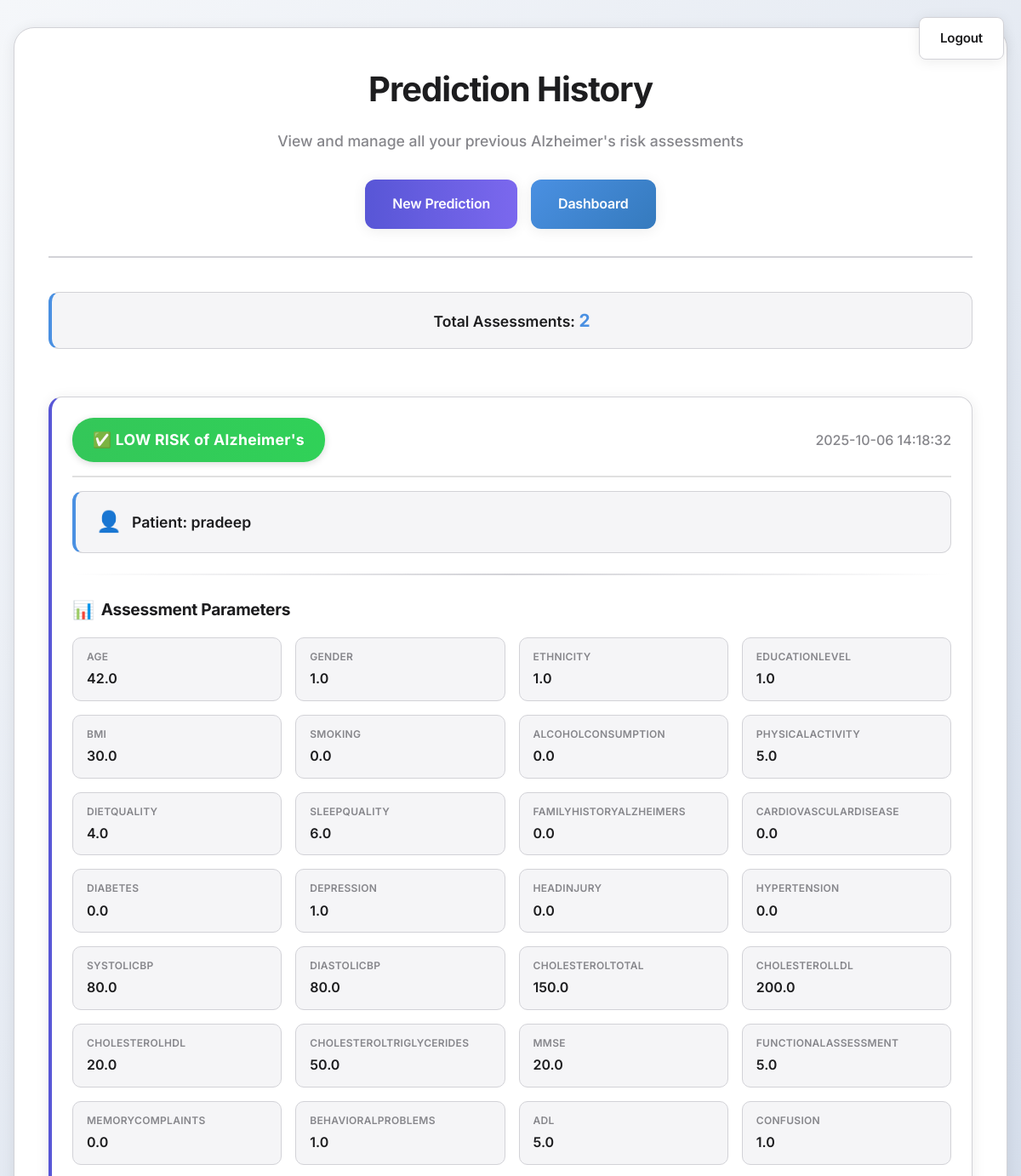
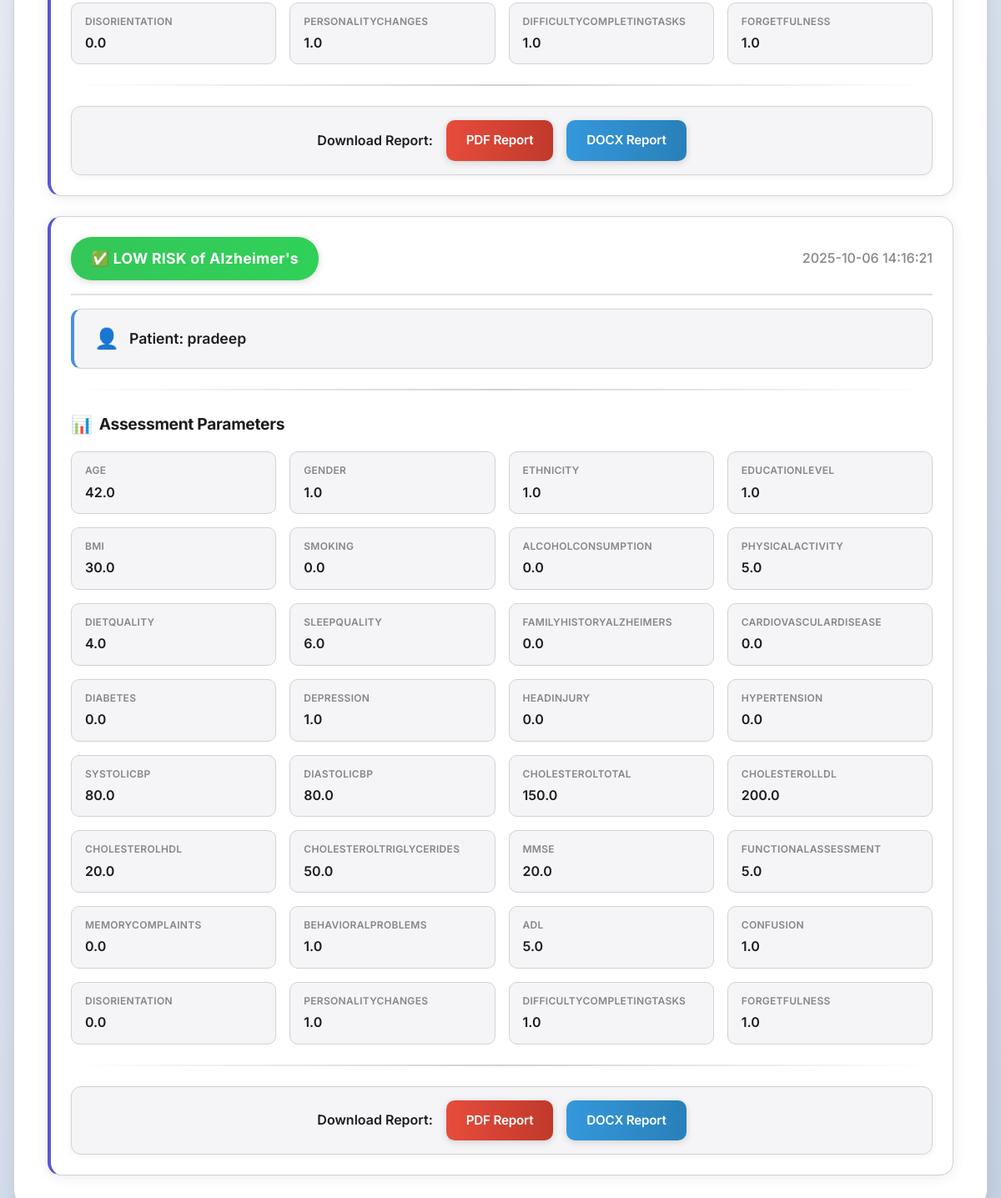
Screenshot of /history (signed in) with the database file from the repository (2 pictures, top to bottom).
### tables this page shows
CREATE TABLE predictions (
                id INTEGER PRIMARY KEY AUTOINCREMENT,
                user_id INTEGER,
                patient_name TEXT,
                prediction_result TEXT,
                input_data TEXT,
                prediction_date TIMESTAMP DEFAULT CURRENT_TIMESTAMP, prediction_type TEXT,
                FOREIGN KEY (user_id) REFERENCES users (id)
            );

### app.py (the view)
@app.route('/history')
def history():
    lang = session.get('language', 'en')
    if 'user' not in session:
        return f"{get_translation('must_login', lang)}. <a href='/login'>Login</a>"
    with sqlite3.connect('users.db') as conn:
        cur = conn.cursor()
        cur.execute("""
            SELECT p.patient_name, p.prediction_result, p.input_data, p.prediction_date, p.prediction_type
            FROM predictions p
            JOIN users u ON p.user_id = u.id
            WHERE u.username = ?
            ORDER BY p.prediction_date DESC
        """, (session['user'],))
        predictions = cur.fetchall()
    history_data = []
    for pred in predictions:
        patient_name, result, input_json, date, pred_type = pred
        try:
            input_data = json.loads(input_json)
            history_data.append({
                'patient_name': patient_name,
                'result': result,
                'input_data': input_data,
                'date': date,
                'type': pred_type
            })
        except:
            continue
    return render_template('history.html', predictions=history_data)

### app.py (called while the page is built)
@app.context_processor
def inject_translations():
    lang = session.get('language', 'en')
    return dict(t=lambda key: get_translation(key, lang), current_lang=lang)

### templates/history.html (shortened to what this page needs)
<!DOCTYPE html>
<html lang="en">
<head>
  <link rel="stylesheet" href="{{ url_for('static', filename='history.css') }}">
</head>
<body>
  <a href="/" class="logout-btn">Logout</a>
  <div class="history-container">
    <div class="history-header">
      <h1>Prediction History</h1>
      <p class="history-subtitle">View and manage all your previous Alzheimer's risk assessments</p>
    </div>
    <div class="nav-buttons">
      <a href="/predictor" class="nav-btn primary">New Prediction</a>
      <a href="/home" class="nav-btn secondary">Dashboard</a>
    </div>
    {% if predictions %}
      <div class="predictions-list">
        <div class="predictions-count">
          Total Assessments: <span>{{ predictions|length }}</span>
        </div>
        {% for prediction in predictions %}
          <div class="prediction-card">
            <div class="prediction-header">
              <span class="prediction-result {% if 'HIGH RISK' in prediction.result %}high-risk{% else %}low-risk{% endif %}">
                {{ prediction.result }}
              </span>
              <span class="prediction-date">
                {{ prediction.date }}
              </span>
            </div>
            <div class="patient-info-card">
              <span class="patient-icon">👤</span>
              <span class="patient-name">Patient: {{ prediction.patient_name }}</span>
            </div>
            <div class="card-divider"></div>
            <div class="input-data-section">
              <h4 class="section-title">Assessment Parameters</h4>
              <div class="input-data-grid">
                {% for key, value in prediction.input_data.items() %}
                  <div class="input-item">
                    <div class="input-label">{{ key }}</div>
                    <div class="input-value">{{ value }}</div>
                  </div>
                {% endfor %}
              </div>
            </div>
            <div class="card-divider"></div>
            <div class="download-actions">
              <span class="download-label">Download Report:</span>
              <a href="/download_report/pdf?prediction_id={{ loop.index0 }}" class="download-btn pdf-btn">
                PDF Report
              </a>
              <a href="/download_report/docx?prediction_id={{ loop.index0 }}" class="download-btn docx-btn">
                DOCX Report
              </a>
            </div>
          </div>
        {% endfor %}
      </div>
    {% endif %}
  </div>
</body>
</html>

### rows the page displays
predictions: result "✅ LOW RISK of Alzheimer's", date "2025-10-06 14:18:32", patient_name "pradeep", input_data "AGE" "GENDER" "ETHNICITY" "EDUCATIONLEVEL" "BMI" "SMOKING" "ALCOHOLCONSUMPTION" "PHYSICALACTIVITY" "DIETQUALITY" "SLEEPQUALITY" "FAMILYHISTORYALZHEIMERS" "CARDIOVASCULARDISEASE" "DIABETES" "DEPRESSION" "HEADINJURY" "HYPERTENSION" "SYSTOLICBP" "DIASTOLICBP" "CHOLESTEROLTOTAL" "CHOLESTEROLLDL" "CHOLESTEROLHDL" "CHOLESTEROLTRIGLYCERIDES" "MMSE" "FUNCTIONALASSESSMENT" "MEMORYCOMPLAINTS" "BEHAVIORALPROBLEMS" "ADL" "CONFUSION" "DISORIENTATION" "PERSONALITYCHANGES" "DIFFICULTYCOMPLETINGTASKS" "FORGETFULNESS", input_data "42.0" "1.0" "1.0" "1.0" "30.0" "0.0" "0.0" "5.0" "4.0" "6.0" "0.0" "0.0" "0.0" "1.0" "0.0" "0.0" "80.0" "80.0" "150.0" "200.0" "20.0" "50.0" "20.0" "5.0" "0.0" "1.0" "5.0" "1.0" "0.0" "1.0" "1.0" "1.0"
predictions: result "✅ LOW RISK of Alzheimer's", date "2025-10-06 14:16:21", patient_name "pradeep", input_data "AGE" "GENDER" "ETHNICITY" "EDUCATIONLEVEL" "BMI" "SMOKING" "ALCOHOLCONSUMPTION" "PHYSICALACTIVITY" "DIETQUALITY" "SLEEPQUALITY" "FAMILYHISTORYALZHEIMERS" "CARDIOVASCULARDISEASE" "DIABETES" "DEPRESSION" "HEADINJURY" "HYPERTENSION" "SYSTOLICBP" "DIASTOLICBP" "CHOLESTEROLTOTAL" "CHOLESTEROLLDL" "CHOLESTEROLHDL" "CHOLESTEROLTRIGLYCERIDES" "MMSE" "FUNCTIONALASSESSMENT" "MEMORYCOMPLAINTS" "BEHAVIORALPROBLEMS" "ADL" "CONFUSION" "DISORIENTATION" "PERSONALITYCHANGES" "DIFFICULTYCOMPLETINGTASKS" "FORGETFULNESS", input_data "42.0" "1.0" "1.0" "1.0" "30.0" "0.0" "0.0" "5.0" "4.0" "6.0" "0.0" "0.0" "0.0" "1.0" "0.0" "0.0" "80.0" "80.0" "150.0" "200.0" "20.0" "50.0" "20.0" "5.0" "0.0" "1.0" "5.0" "1.0" "0.0" "1.0" "1.0" "1.0"

### other values shown
{{ predictions|length }} "2"
